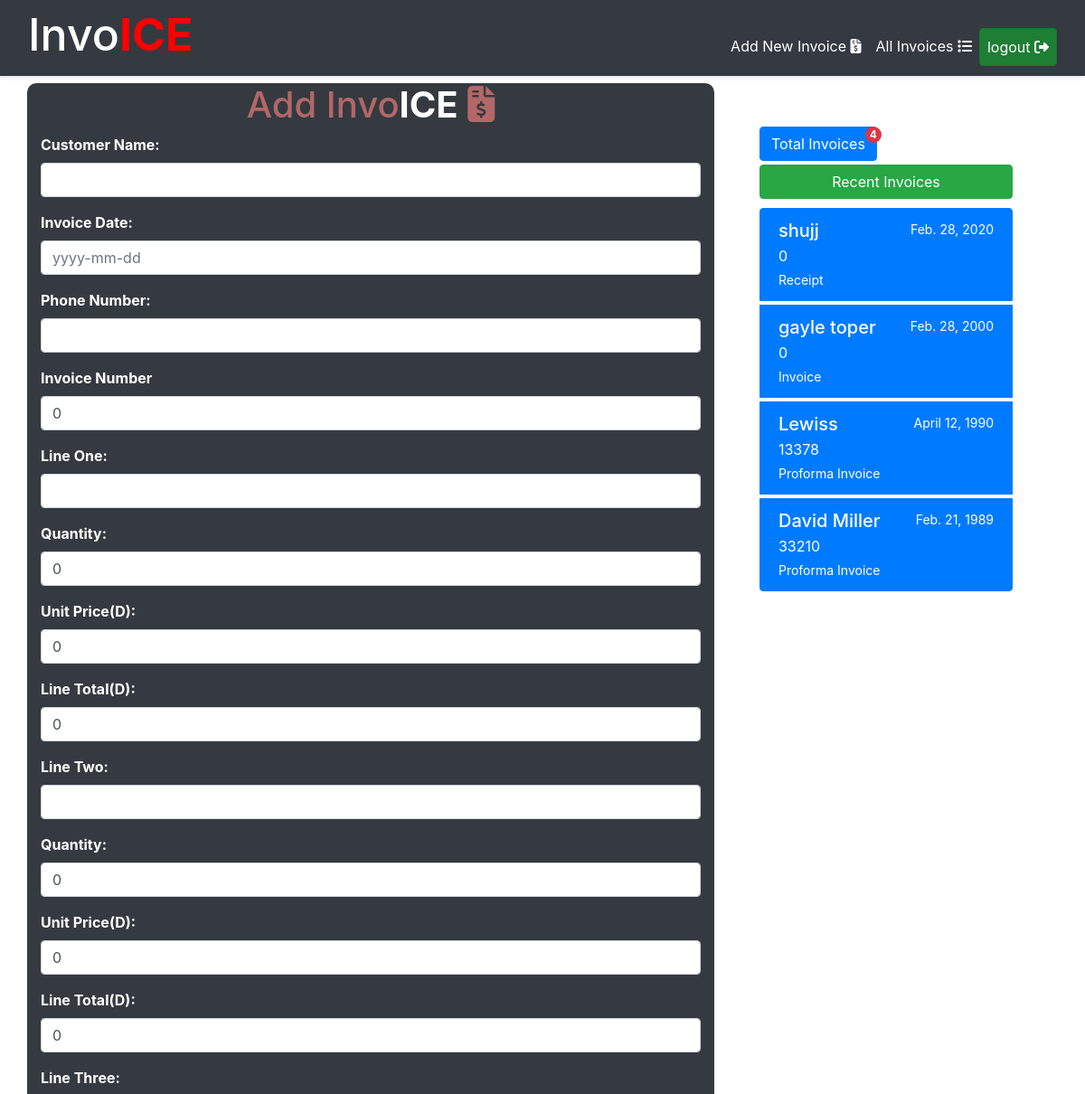
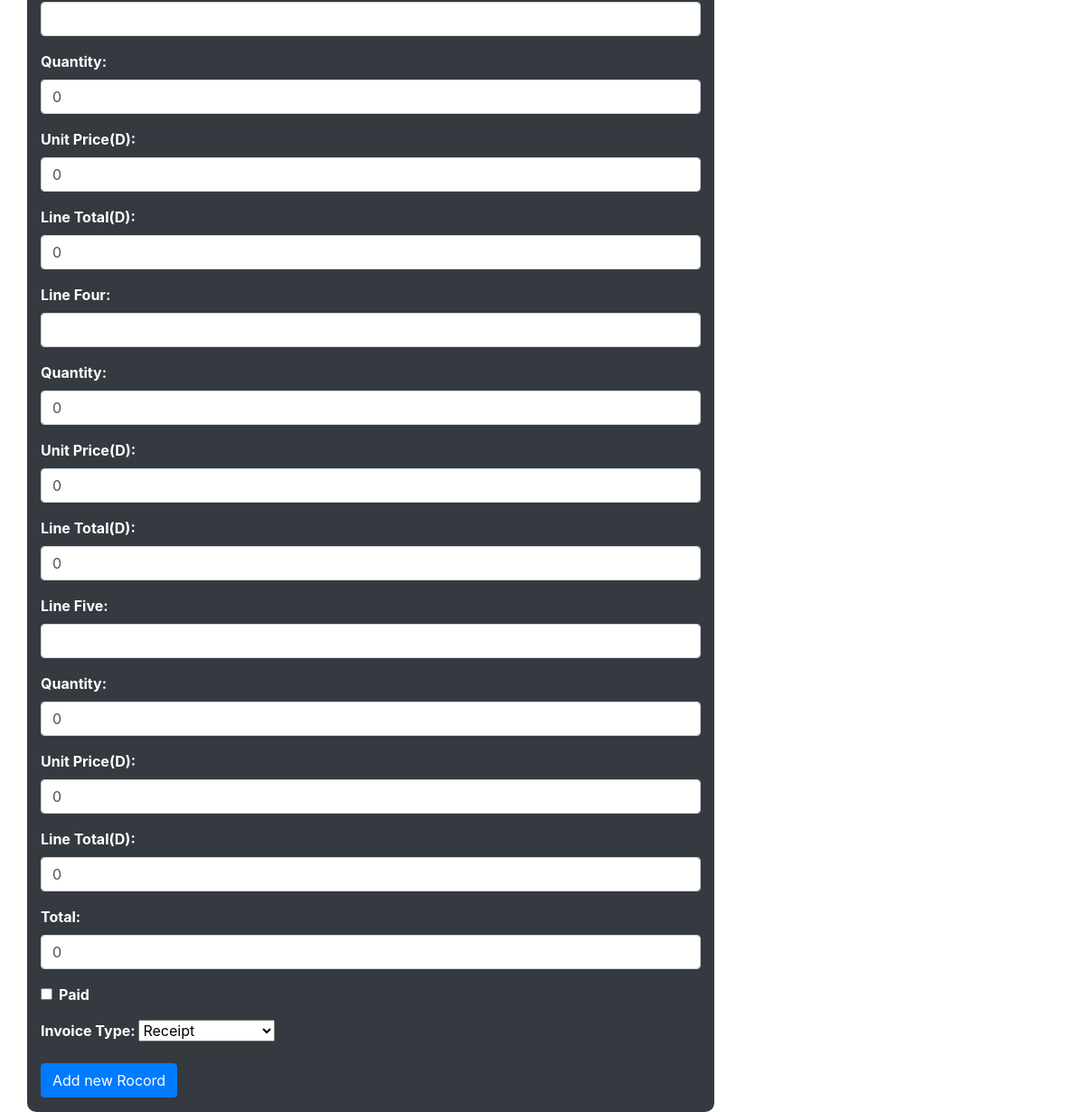
The app's page /add_invoice/ with its own data (2 pictures, top to bottom).
### invoicemgmt/models.py (models this page shows, shortened)
class Invoice(models.Model):
    comments = models.TextField(max_length=3000, default='', blank=True, null=True)
    invoice_number = models.IntegerField(blank=True, null=True)
    invoice_date = models.DateField(blank=True, null=True)
    name = models.CharField('customer Name', max_length=120, default='', blank=True, null=True)
    line_one = models.CharField('Line One', max_length=120, blank=True, null=True)
    line_one_quantity = models.IntegerField('Quantity', default=0, blank=True, null=True)
    line_one_unit_price = models.IntegerField("unit Price(D)", default=0, blank=True, null=True)
    line_one_total_price = models.IntegerField('Line Total(D)', default=0, blank=True, null=True)
    line_two = models.CharField('Line Two', max_length=120, blank=True, null=True)
    line_two_quantity = models.IntegerField('Quantity', default=0, blank=True, null=True)
    line_two_unit_price = models.IntegerField("unit Price(D)", default=0, blank=True, null=True)
    line_two_total_price = models.IntegerField('Line Total(D)', default=0, blank=True, null=True)
    line_three = models.CharField('Line Three', max_length=120, blank=True, null=True)
    line_three_quantity = models.IntegerField('Quantity', default=0, blank=True, null=True)
    line_three_unit_price = models.IntegerField("unit Price(D)", default=0, blank=True, null=True)
    line_three_total_price = models.IntegerField('Line Total(D)', default=0, blank=True, null=True)
    line_four = models.CharField('Line Four', max_length=120, blank=True, null=True)
    line_four_quantity = models.IntegerField('Quantity', default=0, blank=True, null=True)
    line_four_unit_price = models.IntegerField("unit Price(D)", default=0, blank=True, null=True)
    line_four_total_price = models.IntegerField('Line Total(D)', default=0, blank=True, null=True)
    line_five = models.CharField('Line Five', max_length=120, blank=True, null=True)
    line_five_quantity = models.IntegerField('Quantity', default=0, blank=True, null=True)
    line_five_unit_price = models.IntegerField("unit Price(D)", default=0, blank=True, null=True)
    line_five_total_price = models.IntegerField('Line Total(D)', default=0, blank=True, null=True)
    phone_number = models.CharField(max_length=120, default='', blank=True, null=True)
    total = models.IntegerField(default='0', blank=True, null=True)
    balance = models.IntegerField(default='0', blank=True, null=True)
    timestamp = models.DateTimeField(auto_now_add=True, auto_now=False)
    last_updated = models.DateTimeField(auto_now=True, blank=True)
    paid = models.BooleanField(default=False)
    invoice_type_choice = (
        ('Receipt', 'Receipt'),
        ('Proforma Invoice', 'Proforma Invoice'),
        ('Invoice', 'Invoice'),
    )
    invoice_type = models.CharField(max_length=50, default='', blank=True, null=True, choices=invoice_type_choice)

### invoicemgmt/views.py (the view)
# urls.py: path('add_invoice/', views.add_invoice, name="add_invoice"),
def add_invoice(request):
    form = InvoiceForm(request.POST or None)
    total_invoices = Invoice.objects.count()
    recent_invices = Invoice.objects.order_by('-invoice_date')[:6]  #Recent 6 Invoices.....
    if form.is_valid():
        form.save()
        return redirect('add_invoice')
    context = {
        "recent_invoices" :recent_invices,
        "total_invoices" : total_invoices,
        "form":form,
        "title" : "New Invoice"
    }
    return render(request, 'entry.html',context)

### invoicemgmt/forms.py
class InvoiceForm(forms.ModelForm):
    class Meta:
        model = Invoice
        fields = [
            "name","invoice_date","invoice_number","phone_number",
            "line_one","line_one_quantity","line_one_unit_price","line_one_total_price",
            "line_two","line_two_quantity","line_two_unit_price","line_two_total_price",
            "line_three","line_three_quantity","line_three_unit_price","line_three_total_price",
            "line_four","line_four_quantity","line_four_unit_price","line_four_total_price",
            "line_five","line_five_quantity","line_five_unit_price","line_five_total_price",
            "total","paid","invoice_type",
        ]

### invoicemgmt/templates/entry.html (shortened to what this page needs)
{% load static %}
{% include "navbar.html" %}
<html>
<head>
</head>
<link rel="stylesheet" href="https://cdn.jsdelivr.net/npm/bootstrap@4.6.2/dist/css/bootstrap.min.css">
<link href="{% static 'css/entry.css' %}" rel="stylesheet">
<link rel="stylesheet" href="https://cdnjs.cloudflare.com/ajax/libs/font-awesome/6.5.1/css/all.min.css" />
<body>
    <div class="container">
    <div class="row  mt-2">
    <div class="col-lg-8 form-bg">
    <center><h1 class="over">Add Invo<strong class="ice">ICE</strong> <i class="fa-solid fa-file-invoice-dollar"></i></center>
    <form method="POST" action="">
        <div class="mb-3">
            <label for="customer_name" class="form-label">Customer Name:</label>
            <input type="text" class="form-control" id="customer_name" name="name" required>
        </div>
        <div class="mb-3">
            <label for="invoice_date" class="form-label">Invoice Date:</label>
            <input type="text" class="form-control" id="invoice_date" name="invoice_date" required pattern="\d{4}-\d{2}-\d{2}" placeholder="yyyy-mm-dd">
        </div>
        <div class="mb-3">
            <label for="phone_number" class="form-label">Phone Number:</label>
            <input type="text" class="form-control" id="phone_number" name="phone_number" required>
        </div>
        <div class="mb-3">
            <label for="quantity_one" class="form-label">Invoice Number</label>
            <input type="number" class="form-control" id="invoice_num" name="invoice_number" value="0" required>
        </div>
        <div class="mb-3">
            <label for="line_one" class="form-label">Line One:</label>
            <input type="text" class="form-control" id="line_one" name="line_one" required>
        </div>
        <div class="mb-3">
            <label for="quantity_one" class="form-label">Quantity:</label>
            <input type="number" class="form-control" id="quantity_one" name="line_one_quantity" value="0" required>
        </div>
        <div class="mb-3">
            <label for="unit_price_one" class="form-label">Unit Price(D):</label>
            <input type="number" class="form-control" id="unit_price_one" name="line_one_unit_price" value="0" required>
        </div>
        <div class="mb-3">
            <label for="line_total_one" class="form-label">Line Total(D):</label>
            <input type="number" class="form-control" id="line_total_one" name="line_one_total_price" value="0" required>
        </div>
        <div class="mb-3">
            <label for="line_two" class="form-label">Line Two:</label>
            <input type="text" class="form-control" id="line_two" name="line_two" required>
        </div>
        <div class="mb-3">
            <label for="quantity_two" class="form-label">Quantity:</label>
            <input type="number" class="form-control" id="quantity_two" name="line_two_quantity" value="0" required>
        </div>
        <div class="mb-3">
            <label for="unit_price_two" class="form-label">Unit Price(D):</label>
            <input type="number" class="form-control" id="unit_price_two" name="line_two_unit_price" value="0" required>
        </div>
        <div class="mb-3">
            <label for="line_total_two" class="form-label">Line Total(D):</label>
            <input type="number" class="form-control" id="line_total_two" name="line_two_total_price" value="0" required>
        </div>
        <div class="mb-3">
            <label for="line_three" class="form-label">Line Three:</label>
            <input type="text" class="form-control" id="line_three" name="line_three" required>
        </div>
        <div class="mb-3">
            <label for="quantity_thre" class="form-label">Quantity:</label>
            <input type="number" class="form-control" id="quantity_three" name="line_three_quantity" value="0" required>
        </div>
        <div class="mb-3">
            <label for="unit_price_three" class="form-label">Unit Price(D):</label>
            <input type="number" class="form-control" id="unit_price_three" name="line_three_unit_price" value="0" required>
        </div>
        <div class="mb-3">
            <label for="line_total_three" class="form-label">Line Total(D):</label>
            <input type="number" class="form-control" id="line_total_three" name="line_three_total_price" value="0" required>
        </div>
        <div class="mb-3">
            <label for="line_four" class="form-label">Line Four:</label>
            <input type="text" class="form-control" id="line_four" name="line_four" required>
        </div>
        <div class="mb-3">
            <label for="quantity_four" class="form-label">Quantity:</label>
            <input type="number" class="form-control" id="quantity_four" name="line_four_quantity" value="0" required>
        </div>
        <div class="mb-3">
            <label for="unit_price_four" class="form-label">Unit Price(D):</label>
            <input type="number" class="form-control" id="unit_price_four" name="line_four_unit_price" value="0" required>
        </div>
        <div class="mb-3">
            <label for="line_total_four" class="form-label">Line Total(D):</label>
            <input type="number" class="form-control" id="line_total_four" name="line_four_total_price" value="0" required>
        </div>
        <div class="mb-3">
            <label for="line_five" class="form-label">Line Five:</label>
            <input type="text" class="form-control" id="line_five" name="line_five" required>
        </div>
        <div class="mb-3">
            <label for="quantity_five" class="form-label">Quantity:</label>
            <input type="number" class="form-control" id="quantity_five" name="line_five_quantity" value="0" required>
        </div>
        <div class="mb-3">
            <label for="unit_price_five" class="form-label">Unit Price(D):</label>
            <input type="number" class="form-control" id="unit_price_five" name="line_five_unit_price" value="0" required>
        </div>
        <div class="mb-3">
            <label for="line_total_five" class="form-label">Line Total(D):</label>
            <input type="number" class="form-control" id="line_total_five" name="line_five_total_price" value="0" required>
        </div>
        <div class="mb-3">
            <label for="total" class="form-label">Total:</label>
            <input type="number" class="form-control" id="total" name="total" value="0" required>
        </div>
        <div class="mb-3">
            <div class="form-check">
                <input class="form-check-input" type="checkbox" id="paid" name="paid">
                <label class="form-check-label" for="paid">Paid</label>
            </div>
        </div>
        <div class="mb-3">
            <label for="invoice_type" class="form-label">Invoice Type:</label>
            <select class="form-select" id="invoice_type" name="invoice_type">
                <option value="Receipt">Receipt</option>
            </select>
        </div>
        <button type="submit" class="btn btn-primary">Add new Rocord</button>
    </form>
</div>
<div class="col-md-4 d-flex justify-content-center">
    <div class="last ml-10 mt-5">
        <div class="recent">
            <button type="button" class="btn btn-primary position-relative">
                Total Invoices
                <span class="position-absolute top-0 start-100 translate-middle badge rounded-pill bg-danger">
                  {{total_invoices}}
                </span>
              </button>
              <button type="button" class="btn btn-success position-relative w-100 mt-1">
                Recent Invoices
              </button>
          </div>
          <div class="list-group mt-2">
            {% for instance in recent_invoices %}
            <a href="#" class="list-group-item list-group-item-action active" aria-current="true">
                <div class="d-flex w-100 justify-content-between">
                    <h5 class="mb-1">{{instance.name}}</h5>
                    <small>{{instance.invoice_date}}</small>
                </div>
                <p class="mb-1">{{instance.invoice_number}}</p>
                <small>{{instance.invoice_type}}</small>
            </a>
            {% endfor %}
        </div>
    </div>
</div>
</div>
</body>
</html>

### invoicemgmt/static/css/entry.css (style rules this page uses)
.ice { color: white; }
.mb-3 { font-weight: bold; }
.form-bg { background-color: #343a40 !important; color: white; border-radius: 10px; }
.over { color: rgb(179, 103, 103) }
.list-group-item { margin: 2px 0 !important; }

### records on screen
Invoice: name "shujj", invoice_date "Feb. 28, 2020", invoice_number "0", invoice_type "Receipt"
Invoice: name "gayle toper", invoice_date "Feb. 28, 2000", invoice_number "0", invoice_type "Invoice"
Invoice: name "Lewiss", invoice_date "April 12, 1990", invoice_number "13378", invoice_type "Proforma Invoice"
Invoice: name "David Miller", invoice_date "Feb. 21, 1989", invoice_number "33210", invoice_type "Proforma Invoice"

### other values on screen
{{ total_invoices }} "4"
